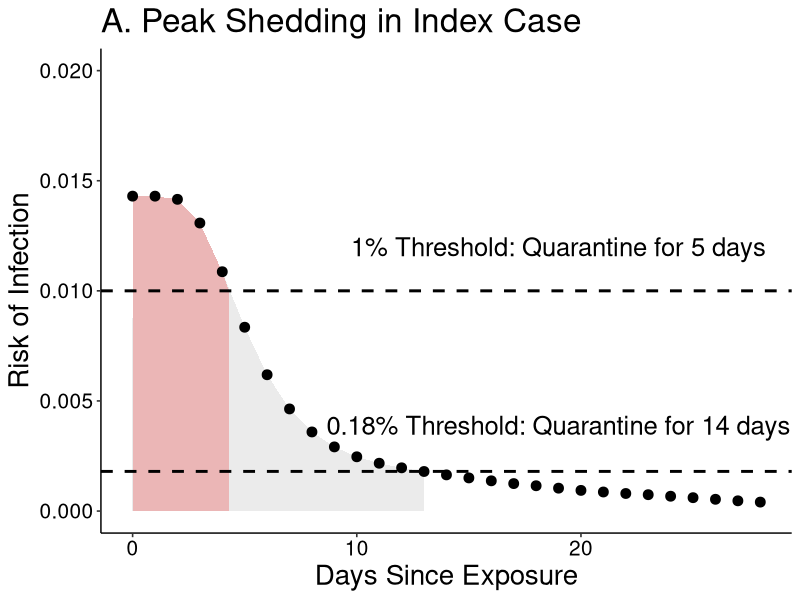
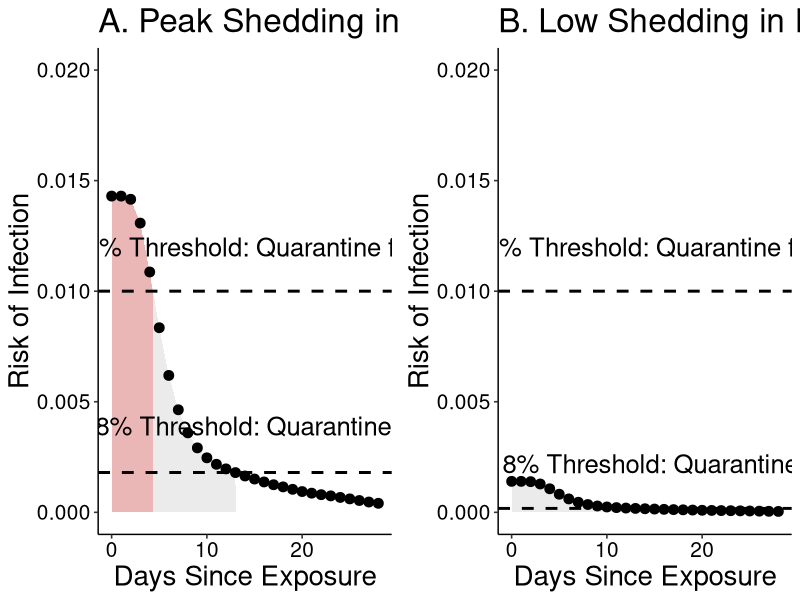
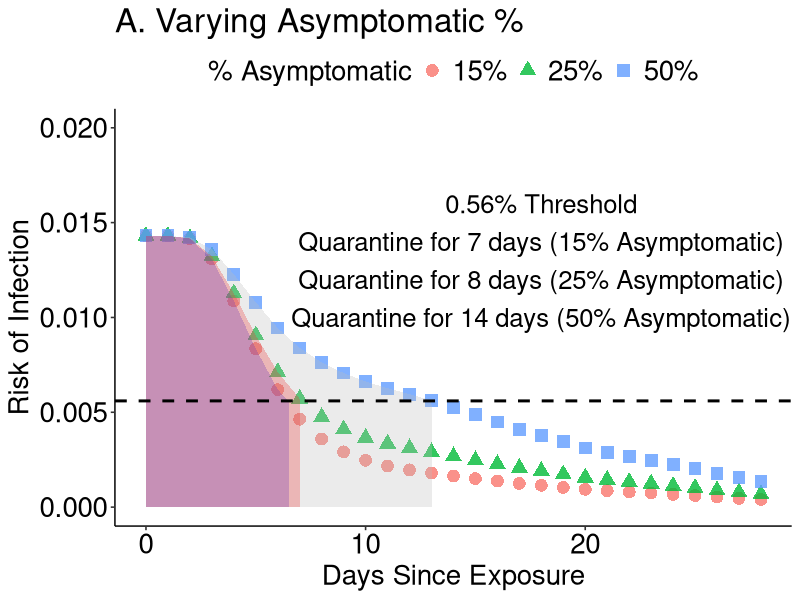
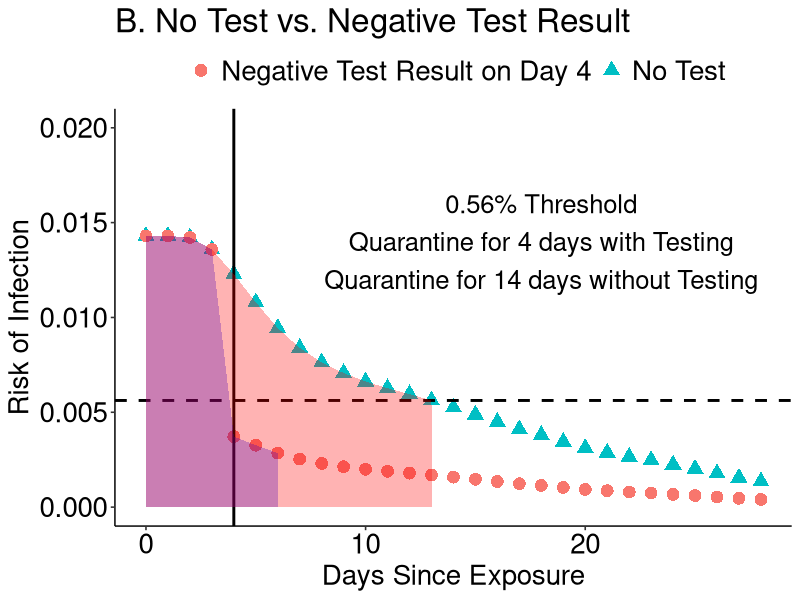
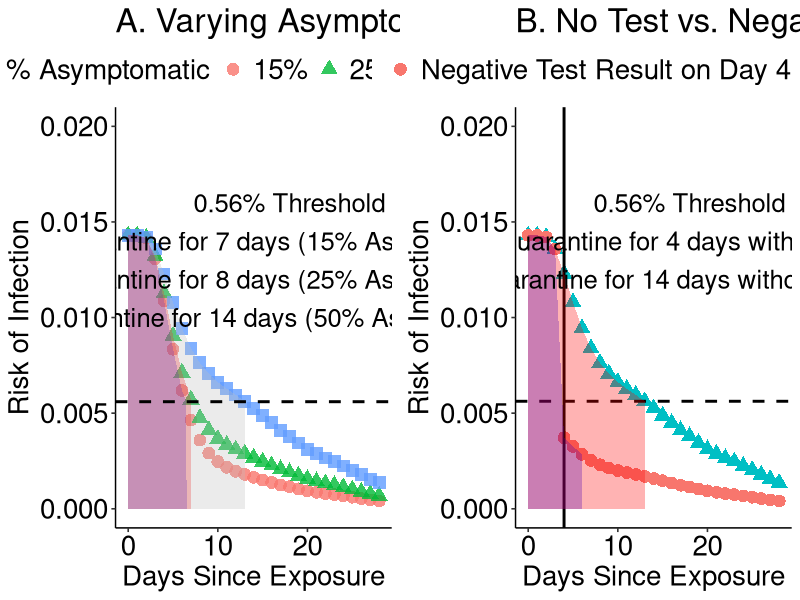

The R script that drew these images, in order:
#peak shedding in index case

#read in data from logic tables where 1st column
#is the discount on risk of getting sick under ideal testing to find
#asymptomatics as soon as they start shedding and column 2 is the
#probability that asymptomatics have finished shedding (from exposure, shedding
#starts 3 days pre what would be symptom onset)

risk.discount<-read.csv('risk_discount_data.csv')

figure2<-read.csv('figure2_data.csv')


#initial risk

#highest risk individual 15 min close contact
0.0143

#lowest risk individual, 15 min close contact
0.0014

risk.start<-c(0.0143,0.0014)

#fraction expected to be asymptomatic
fraction.asymptomatic<-c(0.15,0.25,0.50)

for (j in 1:length(risk.start)){
  
  for (i in 1:length(fraction.asymptomatic)){
    
    combined.discount<-1-(1-fraction.asymptomatic[i])*(1-risk.discount$discount)-fraction.asymptomatic[i]*risk.discount$asymp
    
    risks<-risk.start[j]*combined.discount
    days<-1:length(risks)
    
    if (i==1 & j==1){
      frame<-data.frame(risks=risks,days=days,risk.start=risk.start[j],fraction.asymptomatic=fraction.asymptomatic[i])
    }else{
      frametemp<-data.frame(risks=risks,days=days,risk.start=risk.start[j],fraction.asymptomatic=fraction.asymptomatic[i])
      frame<-rbind(frame,frametemp)
    }
  }
}

frame$days<-frame$days-1

require(ggplot2)
require(ggpubr)

subframe<-frame[frame$fraction.asymptomatic==0.15,]
subframe$quarantine1<-rep(NA,length(subframe$risks))
subframe$quarantine1<-subframe$risks<=0.01
subframe$quarantine2<-rep(NA,length(subframe$risks))
subframe$quarantine2<-subframe$risks<=0.03

#------------------------------------- figure 1 ------------------------------------------------------------

subframe1<-subframe[subframe$risk.start==0.0143 & subframe$days<=4,]
tempframe<-data.frame(risks=0.01,days=4.3,risk.start=0.0143,fraction.asymptomatic=0.15,quarantine1=FALSE,quarantine2=FALSE)
subframe1<-rbind(subframe1,tempframe)
subframe3<-subframe[subframe$risk.start==0.0143 & subframe$days<=13,]
A<-ggplot(subframe[subframe$risk.start==0.0143,],aes(x=days,y=risks))+
  geom_area(data=subframe1,aes(x = ifelse(days<=4.3 , days, 0)),fill="red",alpha=0.3)+
  geom_area(data=subframe3,aes(x = ifelse(days<=13 , days, 0)),fill="grey",alpha=0.3)+
  geom_point(size=3)+
  geom_hline(yintercept=0.01,linetype="dashed",size=1)+
  geom_hline(yintercept=1.8e-03,linetype="dashed",size=1)+
  scale_colour_discrete(name="Scenario",labels=c("Peak Shedding in Index Case","Low Shedding in Index Case"))+
  scale_x_continuous(name="Days Since Exposure")+
  scale_y_continuous(name="Risk of Infection",limits = c(0, 0.02))+
  annotate("text",x=19,y=0.012,label="1% Threshold: Quarantine for 5 days",size=6.5)+
  annotate("text",x=19,y=0.0039,label="0.18% Threshold: Quarantine for 14 days",size=6.5)+
  theme_pubr()+theme(axis.title.x = element_text(size=20),axis.title.y = element_text(size=20),title = element_text(size=20),
                     axis.text=element_text(size=15))+
  ggtitle("A. Peak Shedding in Index Case")
A

subframe5<-subframe[subframe$risk.start==0.0014 & subframe$days<=13,]
B<-ggplot(subframe[subframe$risk.start==0.0014,],aes(x=days,y=risks))+
  geom_area(data=subframe5,aes(x = ifelse(days<=13 , days, 0)),fill="grey",alpha=0.3)+
  geom_point(size=3)+
  geom_hline(yintercept=0.01,linetype="dashed",size=1)+
  geom_hline(yintercept=1.76e-04,linetype="dashed",size=1)+
  scale_colour_discrete(name="Scenario",labels=c("Peak Shedding in Index Case","Low Shedding in Index Case"))+
  scale_x_continuous(name="Days Since Exposure")+
  scale_y_continuous(name="Risk of Infection",limits = c(0, 0.02))+
  annotate("text",x=19,y=0.012,label="1% Threshold: Quarantine for 0 days",size=6.5)+
  annotate("text",x=19,y=0.0022,label="0.018% Threshold: Quarantine for 14 days",size=6.5)+
  theme_pubr()+theme(axis.title.x = element_text(size=20),axis.title.y = element_text(size=20),title=element_text(size=20),
                     axis.text=element_text(size=15))+
  ggtitle("B. Low Shedding in Index Case")

windows()
ggarrange(A,B)



#------------------------------------ figure 2 -------------------------------------------------------------

subframe6<-frame[frame$risk.start==0.0143 & frame$days<=6 & frame$fraction.asymptomatic==0.15,]
tempframe<-data.frame(risks=0.0056,days=6.5,risk.start=0.0143,fraction.asymptomatic=0.15)
subframe6<-rbind(subframe6,tempframe)

subframe7<-frame[frame$risk.start==0.0143 & frame$days<=7 & frame$fraction.asymptomatic==0.25,]

subframe8<-frame[frame$risk.start==0.0143 & frame$days<=13 & frame$fraction.asymptomatic==0.5,]

A.2<-ggplot(frame[frame$risk.start==0.0143,],aes(x=days,y=risks))+
  geom_point(aes(shape=as.character(fraction.asymptomatic),colour=as.character(fraction.asymptomatic)),size=4,alpha=0.8)+
  geom_area(data=subframe6,aes(x = ifelse(days<=6.5 , days, 0)),fill="blue",alpha=0.3)+
  geom_area(data=subframe7,aes(x = ifelse(days<=7 , days, 0)),fill="red",alpha=0.3)+
  geom_area(data=subframe8,aes(x = ifelse(days<=13 , days, 0)),fill="grey",alpha=0.3)+
  scale_shape_discrete(name="% Asymptomatic",labels=c("15%", "25%", "50%"))+
  scale_colour_discrete(name="% Asymptomatic",labels=c("15%", "25%", "50%"))+
  scale_x_continuous(name="Days Since Exposure")+
  scale_y_continuous(name="Risk of Infection",limits = c(0, 0.02))+
  geom_hline(yintercept=0.0056,linetype="dashed",size=1)+
  annotate("text",x=18,y=0.016,label="0.56% Threshold",size=6.5)+
  annotate("text",x=18,y=0.014,label="Quarantine for 7 days (15% Asymptomatic)",size=6.5)+
  annotate("text",x=18,y=0.012,label="Quarantine for 8 days (25% Asymptomatic)",size=6.5)+
  annotate("text",x=18,y=0.010,label="Quarantine for 14 days (50% Asymptomatic)",size=6.5)+
  theme_pubr()+theme(axis.title.x = element_text(size=20),axis.title.y = element_text(size=20),
                     legend.text = element_text(size=20), legend.title=element_text(size=20),
                     axis.text=element_text(size=20),title=element_text(size=20))+
  ggtitle("A. Varying Asymptomatic %")

windows()
A.2

#negative test scenario
days<-c(frame$days[frame$risk.start==0.0143 & frame$fraction.asymptomatic==0.5],figure2$Days)
risks<-c(frame$risks[frame$risk.start==0.0143 & frame$fraction.asymptomatic==0.5],figure2$Risktest)
type<-c(rep("No test",length(frame$days[frame$risk.start==0.0143 & frame$fraction.asymptomatic==0.5])),
        rep("Negative Test Result",length(figure2$Days)))
frame2<-data.frame(days=days,risks=risks,type=type)


subframe9<-frame2[frame2$type=="Negative Test Result" & frame2$days<=6,]
subframe10<-frame2[frame2$type=="No test" & frame2$days<=13,]

windows()
B.2<-ggplot(data=frame2)+geom_point(aes(x=days,y=risks,group=type,colour=type,shape=type),size=4)+
    geom_hline(yintercept=0.005622863,linetype="dashed",size=1)+
    geom_vline(xintercept=4,linetype="solid",size=1)+
    geom_area(data=subframe9,aes(x = ifelse(days<=6 , days, 0),y=risks),fill="blue",alpha=0.3)+
    geom_area(data=subframe10,aes(x = ifelse(days<=13 , days, 0),y=risks),fill="red",alpha=0.3)+
    theme_pubr()+theme(axis.title.x = element_text(size=20),axis.title.y = element_text(size=20),
                   legend.text = element_text(size=20), legend.title=element_text(size=20),
                   axis.text=element_text(size=20),title=element_text(size=20))+
    annotate("text",x=18,y=0.016,label="0.56% Threshold",size=6.5)+
    annotate("text",x=18,y=0.014,label="Quarantine for 4 days with Testing",size=6.5)+
    annotate("text",x=18,y=0.012,label="Quarantine for 14 days without Testing",size=6.5)+
    scale_colour_discrete(name="",labels=c("Negative Test Result on Day 4","No Test"))+
    scale_shape_discrete(name="",labels=c("Negative Test Result on Day 4","No Test"))+
    scale_x_continuous(name="Days Since Exposure")+
    scale_y_continuous(name="Risk of Infection",limits = c(0, 0.02))+
    ggtitle("B. No Test vs. Negative Test Result")


windows()
B.2

ggarrange(A.2,B.2)
